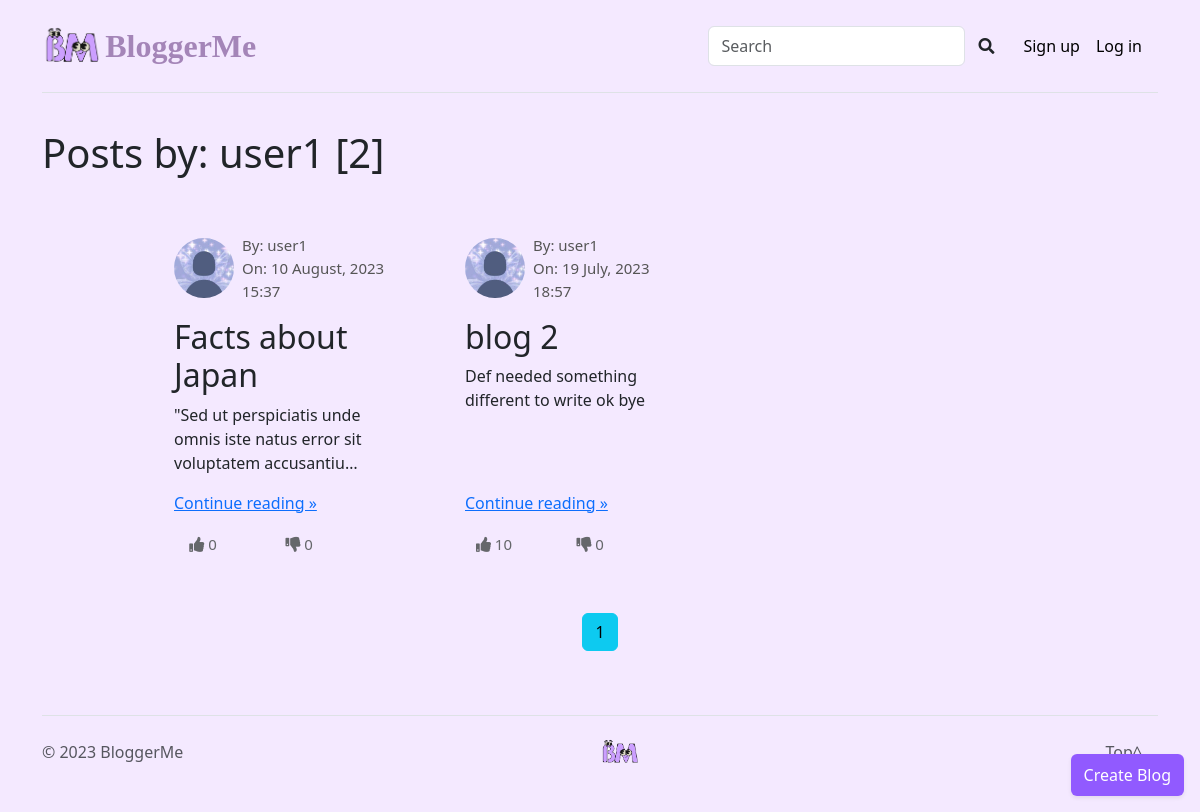
Screenshot of /user/user1 with the database file from the repository.
### blog/models.py (models this page shows, shortened)
class Post(models.Model):
    post_id = models.AutoField(primary_key=True)
    title = models.CharField(max_length=150)
    content = models.TextField()
    posted_on = models.DateTimeField(default=timezone.now)
    author = models.ForeignKey(User, on_delete = models.CASCADE)
    likes = models.PositiveIntegerField(default=0)
    dislikes = models.PositiveIntegerField(default=0)

### users/models.py (models this page shows, shortened)
class Profile(models.Model):
    user = models.OneToOneField(User, on_delete=models.CASCADE)
    pic = models.ImageField(default='default_profile.jpg' , upload_to='profile_pics')

### blog/views.py (the view)
# urls.py: path('user/<str:username>', views.UserPostListView.as_view(), name='user-posts'),
class UserPostListView(ListView):
    model = Post
    context_object_name = 'posts'
    template_name='blog/user_posts.html' #default searches for  : <app>/<model>_<viewtype>.html  here blog/post_list.html
    paginate_by = 6
    def get_queryset(self):
        user = get_object_or_404(User, username=self.kwargs.get('username'))
        return Post.objects.filter(author=user).order_by('-posted_on')

### blog/templates/blog/user_posts.html (shortened to what this page needs)
{% extends 'blog/base.html' %}
{% load static %}
{% block body %}
    <div class="container py-3">
        <h1>Posts by: {{ view.kwargs.username }} [{{ page_obj.paginator.count }}] </h1>
        <div class="container my-4 px-5  d-flex justify-content-start">
            <div class="row mx-4">
                {% for post in posts %}
                <div class="col-lg-3 ms-5 mt-4 py-2 d-flex flex-column">
                    <div class="d-flex align-items-center">
                        <img height="60" width="60" class="rounded-circle" src="{{ post.author.profile.pic.url }}">
                        <div class="ms-2">
                            <a href="{% url 'user-posts' post.author.username %}" class="m-0 username text-decoration-none">By: {{ post.author }}</a>
                            <p class="m-0 date">On: {{ post.posted_on|date:"d F, Y G:i" }}</p>
                        </div>
                    </div>
                    <h2 class="mt-3 blog_title">{{ post.title }}</h2>
                    <p class="flex-grow-1">{{ post.content|truncatechars:75 }}</p>
                    <p><a class="mt-auto" href="{% url 'post-detail' post.post_id %}">Continue reading »</a></p>
                    <div>
                        <button class="col-md-4 pe-3 mb-4 like" id="like_{{post.post_id}}" onclick=liked({{post.post_id}})>
                            <i class="fa fa-thumbs-up"></i>
                            <span class="icon">{{ post.likes }}</span>
                        </button>
                        <button class="col-md-4 ps-4 mb-4 like" id="dislike_{{post.post_id}}" onclick=disliked({{post.post_id}})>
                            <i class="fa fa-thumbs-down"></i>
                            <span class="icon">{{ post.dislikes }}</span>
                        </button>
                    </div>
                </div>
                {% endfor %}
            </div>
        </div>
            <div class="d-flex justify-content-center my-4">
                {% for num in page_obj.paginator.page_range %}
                    {% if page_obj.number == num %}
                        <a class="btn btn-info mx-2 text-decoration-none" href="?page={{num}}">{{num}}</a>
                    {% elif num > page_obj.number|add:'-3' and num < page_obj.number|add:'3' %}
                        <a class="btn btn-outline-info mx-2 text-decoration-none" href="?page={{num}}">{{num}}</a>
                    {% endif %}
                {% endfor %}
            </div>
    </div>
    <a href="{% url 'post-create' %}">
        <div class="position-fixed bottom-0 end-0 mb-3 me-3 rounded shadow-sm create-blog">
            <button style="color:#fff;" class="btn py-2 d-flex align-items-center">
                Create Blog
            </button>
        </div>
    </a>
    <link href="{% static 'blog/css/home.css' %}" rel="stylesheet">
    <link rel="stylesheet" href="https://cdnjs.cloudflare.com/ajax/libs/font-awesome/5.15.3/css/all.min.css" />
{% endblock body %}

### blog/static/blog/css/home.css (style rules this page uses)
.create-blog { background: rgb(145, 90, 300); }
.username, .date { color: #555; font-size: 15px; }
.like { background: none; border: unset; outline: 0; font-size: 15px; cursor: pointer; color: #65676b; padding: 2px 1px; z-index: 10; }

### rows the page displays
Post: author.profile.pic (placeholder picture), author "user1", posted_on "10 August, 2023 15:37", title "Facts about Japan", content "\"Sed ut perspiciatis unde omnis iste natus error sit voluptatem accusantiu…", likes "0", dislikes "0"
Post: author.profile.pic (placeholder picture), author "user1", posted_on "19 July, 2023 18:57", title "blog 2", content "Def needed something different to write ok bye", likes "10", dislikes "0"

### other values shown
{{ view.kwargs.username }} "user1"
{{ page_obj.paginator.count }} "2"
{{ num }} "1"
